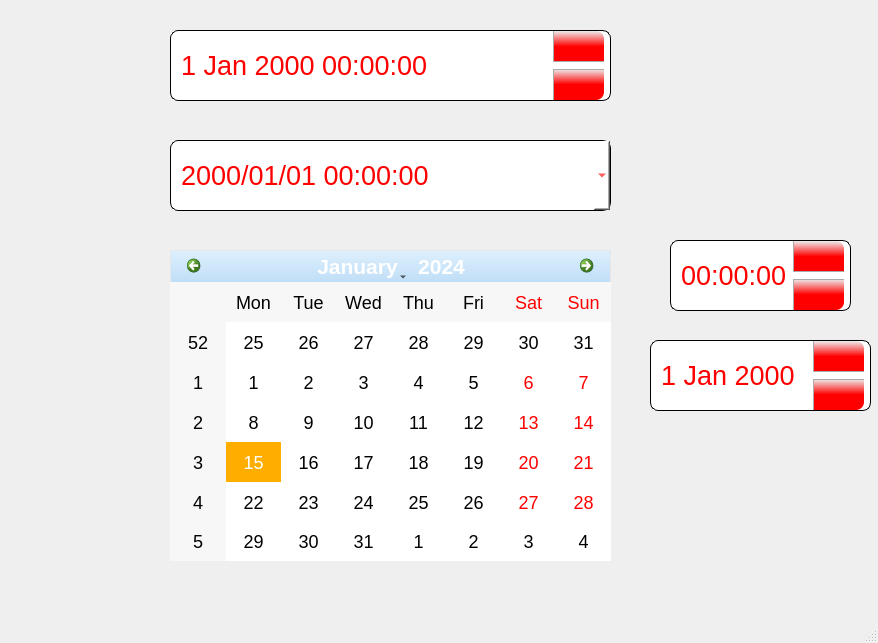
<?xml version="1.0" encoding="UTF-8"?>
<ui version="4.0">
 <class>MainWindow</class>
 <widget class="QMainWindow" name="MainWindow">
  <property name="geometry">
   <rect>
    <x>0</x>
    <y>0</y>
    <width>878</width>
    <height>643</height>
   </rect>
  </property>
  <property name="windowTitle">
   <string>MainWindow</string>
  </property>
  <property name="styleSheet">
   <string notr="true">QDateTimeEdit
{
  /*字体颜色*/    
    color:red; 
    background:white; 
    /*字体*/
    font-family: &quot;Microsoft YaHei&quot;;  
   /*字体尺寸*/
    font-size: 20pt;

    border: 1px  solid   black;    /*一行设置边框*/ 
    border-radius: 8px  ;  /*圆角半径*/ 
    padding-left:8px; /*文字距离左边的边距*/

    selection-background-color:gold;/*选中背景色*/
    selection-color: white;/*选中文字色*/

}


/*朝上的按钮*/
QDateTimeEdit::up-button 
{
    subcontrol-origin: padding;
    subcontrol-position: top right; /* position at the top right corner */
	background: qlineargradient(x1:0, y1:0, x2:0, y2:1, stop:0 #eeeeee, stop:0.5 #ff0000);/*渐变背景色*/
    width: 50px; 
    height:30px;
    border-left: 1px solid #aaaaaa;
    border-bottom:1px solid #aaaaaa;
    border-top-right-radius:8px; /*和外框半价一致*/
   
     margin-right:6px; /*距离右边距离*/
 
}


/*朝下的按钮*/
QDateTimeEdit::down-button 
{
    subcontrol-origin: padding;
    subcontrol-position: bottom right; 
	background: qlineargradient(x1:0, y1:0, x2:0, y2:1, stop:0 #eeeeee, stop:0.5 #ff0000);/*渐变背景色*/
    width: 50px; 
    height:30px; 
    border-left: 1px solid #aaaaaa;
    border-top: 1px solid #aaaaaa;
    border-bottom-right-radius:8px; /*和外框半价一致*/

    margin-right:6px;/*距离右边距离*/
}


/*鼠标放在按钮上面*/
QDateTimeEdit::up-button:hover 
{
    background:  green;
}

/*按钮按下*/
QDateTimeEdit::up-button:pressed 
{
   background:  yellow;
}


/*向上的箭头*/
QDateTimeEdit::up-arrow 
{
    border-image:url(:/img/up_arrow.png); /*图片*/
    width: 19px;/*宽*/
    height: 19px;/*高*/
}
  
/*向下的箭头*/
QDateTimeEdit::down-arrow 
{
    border-image:url(:/img/down_arrow.png);
    width: 19px;
    height: 19px;
}
 

/*带日历的模式、右侧下拉按钮的容器*/
QDateTimeEdit[calendarPopup=true]::drop-down 
{
  width:80px;/*设置宽度*/ 
  subcontrol-origin: padding;
  subcontrol-position: top right;
  border: 0px solid #000000;/*边框*/
}

/*带日历的模式，下拉箭头*/  
QDateTimeEdit[calendarPopup=true]::down-arrow { 
    width: 50px;
    height: 40px;
    border-image:url(:/img/calendar.png);
}
  

/*日历的修改*/


/*按钮的菜单指示*/
QCalendarWidget QToolButton::menu-indicator {
    image: None;
}



/*顶部导航条*/
QCalendarWidget QWidget#qt_calendar_navigationbar {

    font-family: &quot;Microsoft YaHei&quot;;   
    font-size:16pt; 
    border: solid #e7e7e7;
    border-width: 1px 1px 0;
    background: qlineargradient(spread:pad, x1:0, y1:0, x2:0, y2:1, stop:0 #def0fe, stop:1 #c0def6);

}


/*QCalendarWidget上左箭头图片*/
QCalendarWidget QToolButton#qt_calendar_prevmonth { 
    width: 40px;
    qproperty-icon: url(:/img/left.png);/*箭头图像*/
   /* border-image: url(:/img/left.png); 也可以设置背景图 */
}


/*QCalendarWidget上右箭头图片*/
QCalendarWidget QToolButton#qt_calendar_nextmonth { 
    width: 40px;
    qproperty-icon: url(:/img/right.png);/*箭头图像*/
}




/*日历视图的效果*/
QCalendarWidget  QAbstractItemView {
    color: black;
    selection-color: white;
    selection-background-color: rgb(255, 174, 0);
    font: 18px;
}
 










</string>
  </property>
  <widget class="QWidget" name="centralwidget">
   <widget class="QDateTimeEdit" name="dateTimeEdit">
    <property name="geometry">
     <rect>
      <x>170</x>
      <y>30</y>
      <width>441</width>
      <height>71</height>
     </rect>
    </property>
   </widget>
   <widget class="QDateTimeEdit" name="dateTimeEdit_2">
    <property name="geometry">
     <rect>
      <x>170</x>
      <y>140</y>
      <width>441</width>
      <height>71</height>
     </rect>
    </property>
    <property name="displayFormat">
     <string>yyyy/MM/dd HH:mm:ss</string>
    </property>
    <property name="calendarPopup">
     <bool>true</bool>
    </property>
   </widget>
   <widget class="QCalendarWidget" name="calendarWidget">
    <property name="geometry">
     <rect>
      <x>170</x>
      <y>250</y>
      <width>441</width>
      <height>311</height>
     </rect>
    </property>
   </widget>
   <widget class="QTimeEdit" name="timeEdit">
    <property name="geometry">
     <rect>
      <x>670</x>
      <y>240</y>
      <width>181</width>
      <height>71</height>
     </rect>
    </property>
   </widget>
   <widget class="QDateEdit" name="dateEdit">
    <property name="geometry">
     <rect>
      <x>650</x>
      <y>340</y>
      <width>221</width>
      <height>71</height>
     </rect>
    </property>
   </widget>
  </widget>
  <widget class="QMenuBar" name="menubar">
   <property name="geometry">
    <rect>
     <x>0</x>
     <y>0</y>
     <width>878</width>
     <height>26</height>
    </rect>
   </property>
  </widget>
  <widget class="QStatusBar" name="statusbar"/>
 </widget>
 <resources/>
 <connections/>
</ui>
